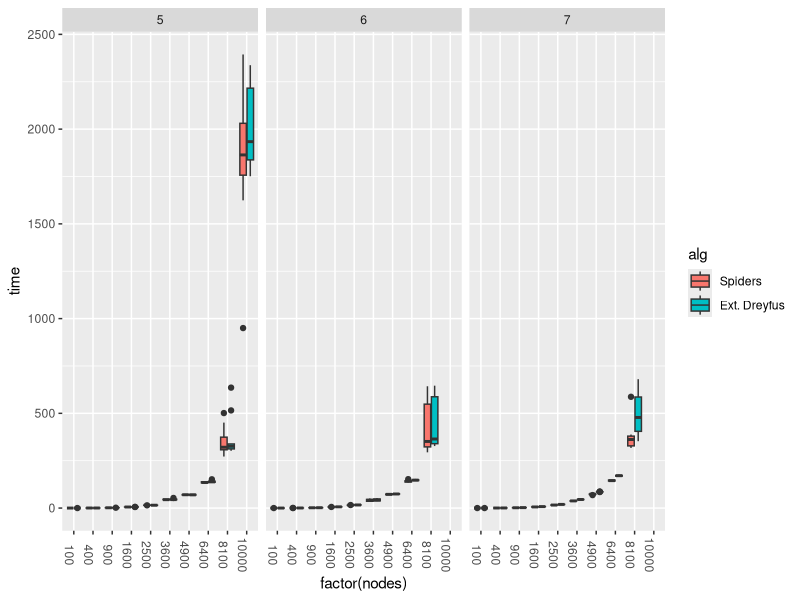
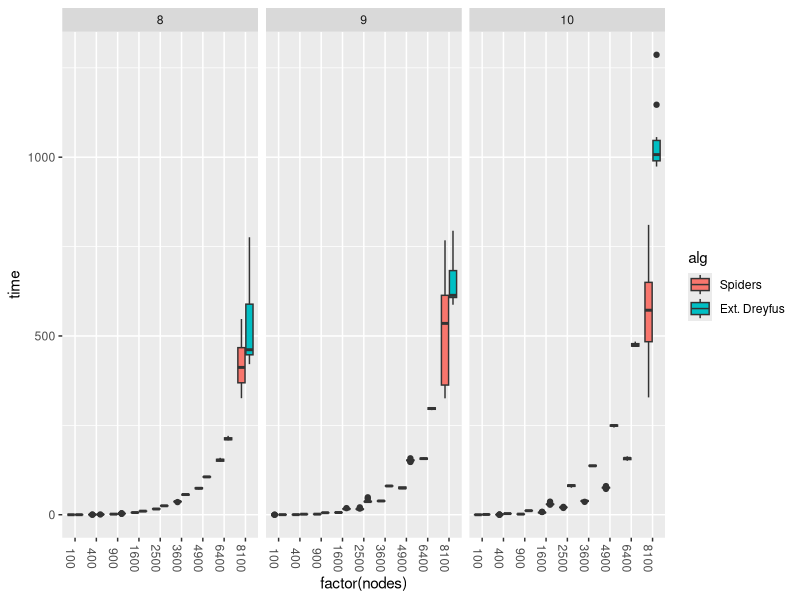
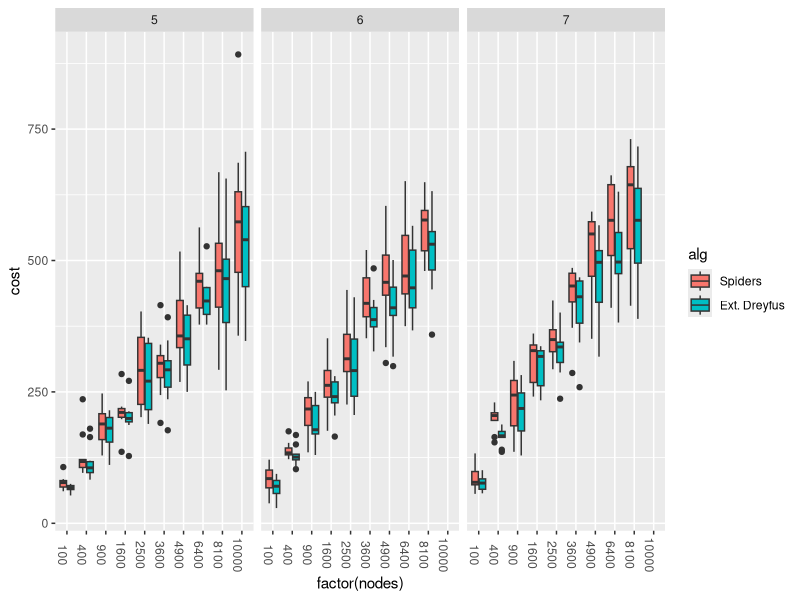
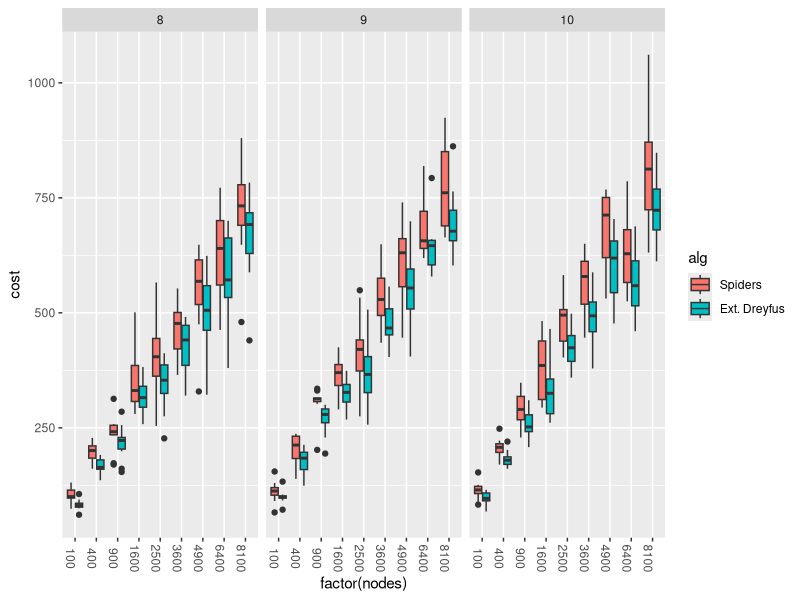
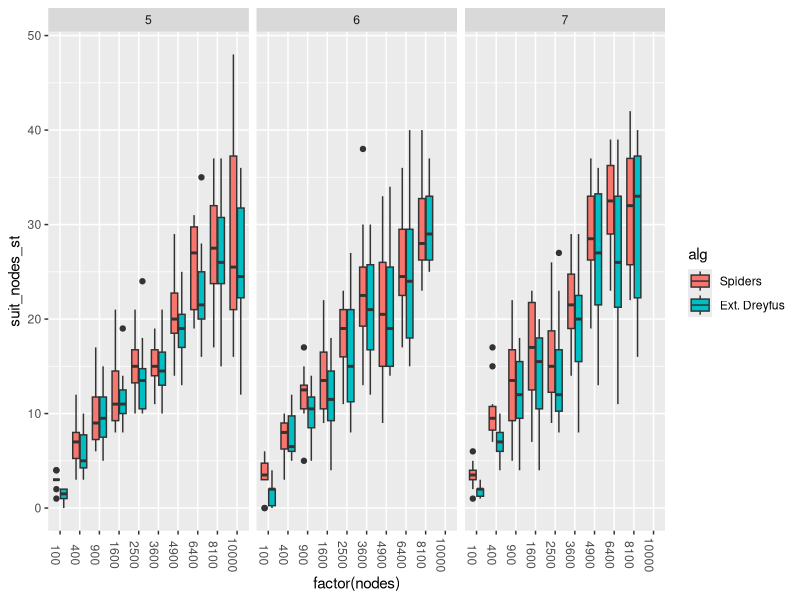
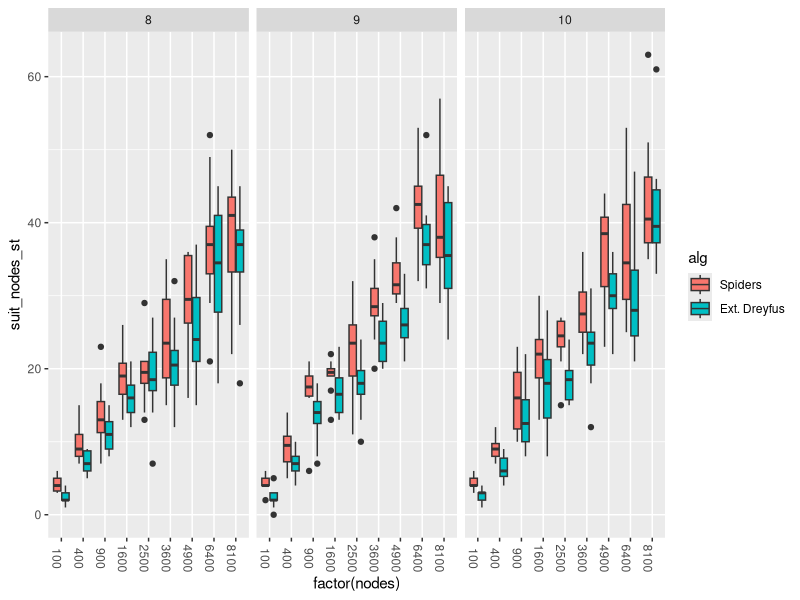
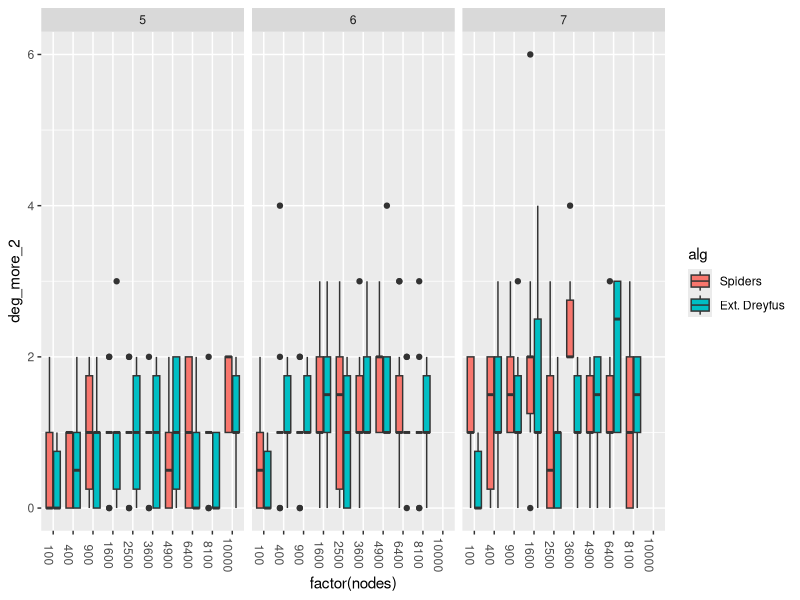
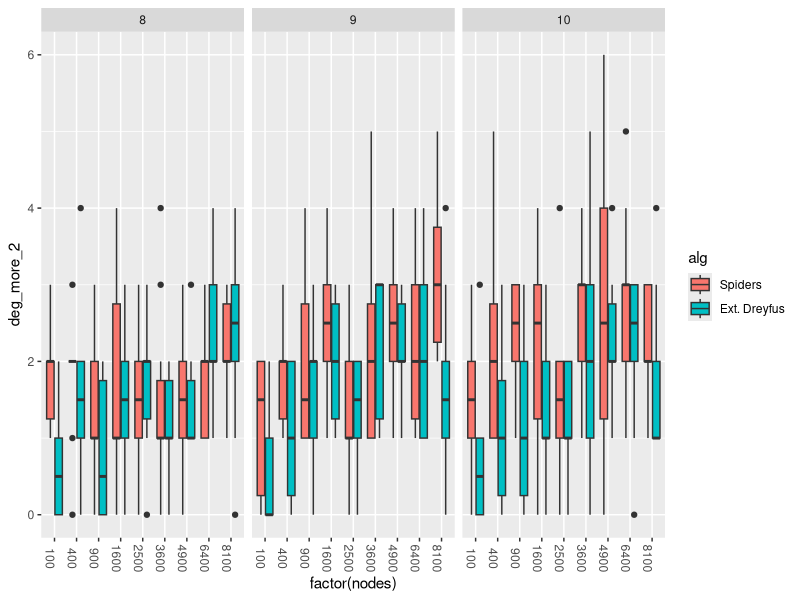

Write R code to recreate these figures, in order.
setwd("C:/Users/oscarcg/Dropbox/Education/Unimelb PhD/code/Experiments/files")

# Dataframes
results <- read.csv("experiments_07JUN2016_1015.csv", header = FALSE)

results_alg_1 <- cbind(results[1:10], 1)
names(results_alg_1) <- c("seed", "nodes", "suit_nodes", "terminals", "sample", "time", "cost", "suit_nodes_st", "deg_more_2", "deg_1", "alg")

results_alg_2 <- cbind(results[1:5], results[11:15], 2)
names(results_alg_2) <- c("seed", "nodes", "suit_nodes", "terminals", "sample", "time", "cost", "suit_nodes_st", "deg_more_2", "deg_1", "alg")

results_ <- rbind(results_alg_1, results_alg_2)

results_$alg <- factor(results_$alg, levels = c(1, 2), labels = c("Spiders", "Ext. Dreyfus"))


contraction <- read.csv("experiments_08JUN2016_contraction.csv", header = FALSE)

contraction_ <- contraction[1:10]
contraction_$alg = 3
names(contraction_) = c("seed", "nodes", "suit_nodes", "terminals", "sample", "time", "cost", "suit_nodes_st", "deg_more_2", "deg_1", "alg")

temp <- subset(results_, alg == 'Spiders' & terminals %in% c(5, 6, 7) & nodes == 8100, select = 1:10)
temp$alg <- 1

contraction_ <- rbind(contraction_, temp)
contraction_$alg <- factor(contraction_$alg, levels = c(1, 3), labels = c("Spiders (Without)", "Spiders (with)"))

# Graphics
library(ggplot2)

ggplot(subset(results_, terminals %in% c(5, 6, 7)), aes(factor(nodes), time)) + geom_boxplot(aes(fill = alg)) + facet_grid(.~terminals) + theme(axis.text.x = element_text(angle = -90))
ggplot(subset(results_, terminals %in% c(8, 9, 10)), aes(factor(nodes), time)) + geom_boxplot(aes(fill = alg)) + facet_grid(.~terminals) + theme(axis.text.x = element_text(angle = -90))

ggplot(subset(results_, terminals %in% c(5, 6, 7)), aes(factor(nodes), cost)) + geom_boxplot(aes(fill = alg)) + facet_grid(.~terminals) + theme(axis.text.x = element_text(angle = -90))
ggplot(subset(results_, terminals %in% c(8, 9, 10)), aes(factor(nodes), cost)) + geom_boxplot(aes(fill = alg)) + facet_grid(.~terminals) + theme(axis.text.x = element_text(angle = -90))

ggplot(subset(results_, terminals %in% c(5, 6, 7)), aes(factor(nodes), suit_nodes_st)) + geom_boxplot(aes(fill = alg)) + facet_grid(.~terminals) + theme(axis.text.x = element_text(angle = -90))
ggplot(subset(results_, terminals %in% c(8, 9, 10)), aes(factor(nodes), suit_nodes_st)) + geom_boxplot(aes(fill = alg)) + facet_grid(.~terminals) + theme(axis.text.x = element_text(angle = -90))

ggplot(subset(results_, terminals %in% c(5, 6, 7)), aes(factor(nodes), deg_more_2)) + geom_boxplot(aes(fill = alg)) + facet_grid(.~terminals) + theme(axis.text.x = element_text(angle = -90))
ggplot(subset(results_, terminals %in% c(8, 9, 10)), aes(factor(nodes), deg_more_2)) + geom_boxplot(aes(fill = alg)) + facet_grid(.~terminals) + theme(axis.text.x = element_text(angle = -90))



ggplot(contraction_, aes(factor(nodes), time)) + geom_boxplot(aes(fill = alg)) + facet_grid(.~terminals) + theme(axis.text.x = element_text(angle = -90))
